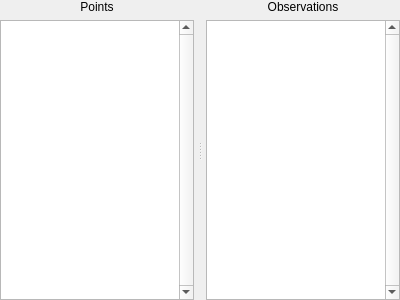
<?xml version="1.0" encoding="UTF-8"?>
<ui version="4.0">
 <class>MainTables</class>
 <widget class="QSplitter" name="MainTables">
  <property name="geometry">
   <rect>
    <x>0</x>
    <y>0</y>
    <width>400</width>
    <height>300</height>
   </rect>
  </property>
  <property name="cursor">
   <cursorShape>ArrowCursor</cursorShape>
  </property>
  <property name="windowTitle">
   <string/>
  </property>
  <property name="toolTip">
   <string>Resize/Hide Tables</string>
  </property>
  <property name="styleSheet">
   <string notr="true">QSplitter::handle{image:url(:/gui/splitter_M.svg);}</string>
  </property>
  <property name="orientation">
   <enum>Qt::Horizontal</enum>
  </property>
  <property name="opaqueResize">
   <bool>true</bool>
  </property>
  <property name="handleWidth">
   <number>12</number>
  </property>
  <property name="childrenCollapsible">
   <bool>true</bool>
  </property>
  <widget class="QWidget" name="verticalLayoutWidget_3">
   <layout class="QVBoxLayout" name="verticalLayout_pts">
    <item>
     <widget class="QLabel" name="pointsLabel">
      <property name="text">
       <string>Points</string>
      </property>
      <property name="alignment">
       <set>Qt::AlignCenter</set>
      </property>
     </widget>
    </item>
    <item>
     <widget class="MultiSortTable" name="pointsTable">
      <property name="sizePolicy">
       <sizepolicy hsizetype="Expanding" vsizetype="Expanding">
        <horstretch>1</horstretch>
        <verstretch>0</verstretch>
       </sizepolicy>
      </property>
      <property name="baseSize">
       <size>
        <width>385</width>
        <height>0</height>
       </size>
      </property>
      <property name="font">
       <font>
        <family>DejaVu Sans Mono</family>
        <pointsize>10</pointsize>
       </font>
      </property>
      <property name="verticalScrollBarPolicy">
       <enum>Qt::ScrollBarAlwaysOn</enum>
      </property>
      <property name="horizontalScrollBarPolicy">
       <enum>Qt::ScrollBarAlwaysOff</enum>
      </property>
      <property name="editTriggers">
       <set>QAbstractItemView::NoEditTriggers</set>
      </property>
      <property name="alternatingRowColors">
       <bool>true</bool>
      </property>
      <property name="selectionBehavior">
       <enum>QAbstractItemView::SelectRows</enum>
      </property>
      <property name="sortingEnabled">
       <bool>true</bool>
      </property>
      <attribute name="horizontalHeaderDefaultSectionSize">
       <number>57</number>
      </attribute>
      <attribute name="verticalHeaderVisible">
       <bool>false</bool>
      </attribute>
     </widget>
    </item>
   </layout>
  </widget>
  <widget class="QWidget" name="verticalLayoutWidget_4">
   <layout class="QVBoxLayout" name="verticalLayout_obs">
    <item>
     <widget class="QLabel" name="obsLabel">
      <property name="text">
       <string>Observations</string>
      </property>
      <property name="alignment">
       <set>Qt::AlignCenter</set>
      </property>
     </widget>
    </item>
    <item>
     <widget class="MultiSortTable" name="obsTable">
      <property name="sizePolicy">
       <sizepolicy hsizetype="Expanding" vsizetype="Expanding">
        <horstretch>1</horstretch>
        <verstretch>0</verstretch>
       </sizepolicy>
      </property>
      <property name="font">
       <font>
        <family>DejaVu Sans Mono</family>
        <pointsize>10</pointsize>
       </font>
      </property>
      <property name="verticalScrollBarPolicy">
       <enum>Qt::ScrollBarAlwaysOn</enum>
      </property>
      <property name="horizontalScrollBarPolicy">
       <enum>Qt::ScrollBarAlwaysOff</enum>
      </property>
      <property name="editTriggers">
       <set>QAbstractItemView::NoEditTriggers</set>
      </property>
      <property name="alternatingRowColors">
       <bool>true</bool>
      </property>
      <property name="selectionBehavior">
       <enum>QAbstractItemView::SelectRows</enum>
      </property>
      <property name="sortingEnabled">
       <bool>true</bool>
      </property>
      <attribute name="horizontalHeaderDefaultSectionSize">
       <number>57</number>
      </attribute>
      <attribute name="verticalHeaderVisible">
       <bool>false</bool>
      </attribute>
     </widget>
    </item>
   </layout>
  </widget>
 </widget>
 <customwidgets>
  <customwidget>
   <class>MultiSortTable</class>
   <extends>QTableWidget</extends>
   <header>gui/multisorttable.h</header>
   <container>1</container>
  </customwidget>
 </customwidgets>
 <resources/>
 <connections/>
</ui>
